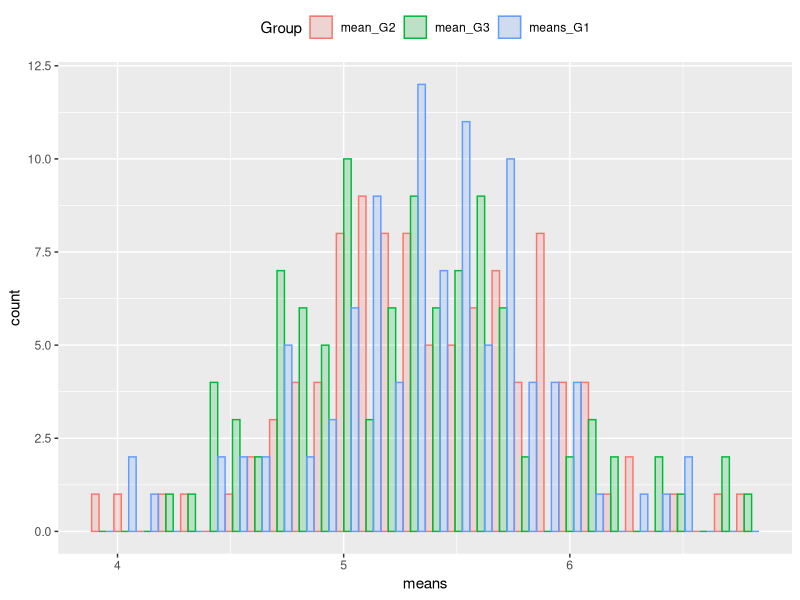
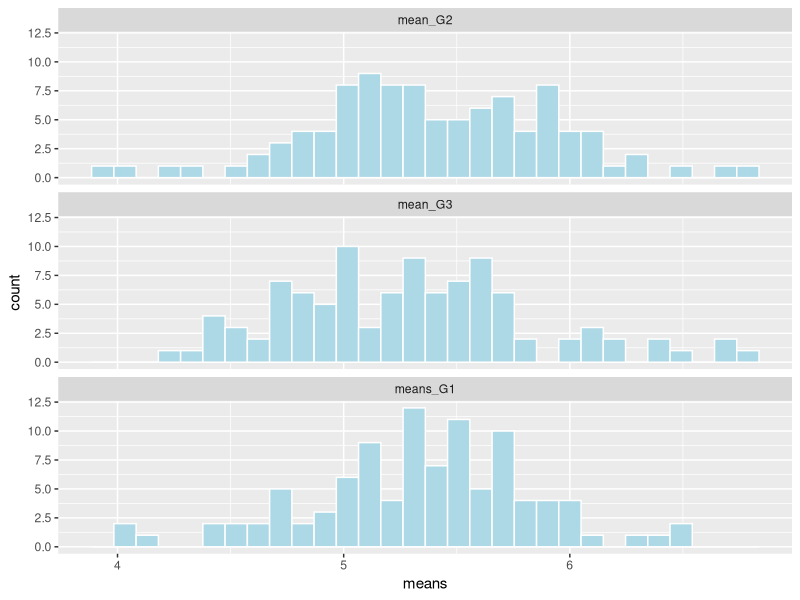

R code for these plots, in order:
## ---- chunk 1
library(tidyverse)
library(data.table)

myvec <- c(1,0,3,0,6,0,3,7,2,0,3,5,8,0,33,0,5,2,6,0,0,0,3,4,7,8,5,0,0,6)

##############################
# FUNCTION: loop_for_0_HW10
# purpose: loop through a vector and count the number of zeros
# input: numeric vector
# output: Number of 0 in the vector 
# ------------------------------------------

loop_for_0_HW10 <- function(x) {
  
  counter <- 0
  
  for (i in 1:length(myvec)) {
    if(myvec[i] == 0) {
      counter <- counter+1 }
  }
  return(c("Number of 0's in your vector = ", counter))
}

loop_for_0_HW10(myvec)
## ---- chunk 2
##############################
# FUNCTION: subset_for_0_HW10
# purpose: Subset a vector and count the number of zeros
# input: numeric vector
# output: Number of 0 in the vector 
# ------------------------------------------

subset_for_0_HW10 <- function(x) {
  zeros <- subset(x,x[]==0)
  return(length(zeros))
}

subset_for_0_HW10(myvec)
## ---- chunk 3
##############################
# FUNCTION: matrix
# purpose: 
# input: two integers representing the number of rows and columns in a matrix
# output:  matrix of these dimensions in which each element is the product of the row number x the column numbe
# ------------------------------------------
make_matrix <- function(i=5,j=5) {

  mtx <- matrix(, nrow=i, ncol=j)
  
  for(i in 1:nrow(mtx)) {
    for(j in 1:ncol(mtx)){
      
      mtx[i,j] <- i*j

    }
  }
  return(mtx)
}
make_matrix()
## ---- chunk 4
G1 <- rnorm(n=10, mean=5, sd=1)
G2 <- rnorm(n=10, mean=7, sd=1)
G3 <- rnorm(n=10, mean=3, sd=1)

df <- data.frame(G1,G2,G3)
df_long <- pivot_longer(df,cols= 1:3, names_to = "Group", values_to = "Response_Var")
df_long
## ---- chunk 5

##############################
# FUNCTION: shuffle
# purpose: 1) reshuffles the response variable, and 2) calculates the mean of each group in the reshuffled data. Store the means in a vector of length 3.
# input: Data Frame
# output:  
# ------------------------------------------
shuffle <- function(df) {
  df_temp <- df_long
  
  df_temp$Response_Var_shffle <- sample(df_temp$Response_Var, replace = FALSE)
  
  setDT(df_temp)
  means <- df_temp[ ,list(mean=mean(Response_Var_shffle)), by=Group]
  means_list <- as.numeric(c(means[1,2],means[2,2],means[3,2]))
  
  return(means_list)
  
}

shuffle(df_long)
## ---- chunk 6

df_shuffle_100 <- data.frame(replicate = rep(NA,100), 
                      means_G1 = rep(NA,100), 
                      mean_G2 = rep(NA,100),
                      mean_G3 = rep(NA,100))

for (i in 1:100) {
  means <- shuffle(df = df_long) # run randomization_test() function
  
  df_shuffle_100$replicate[i] <- i # fill in replicate column
  
  df_shuffle_100$means_G1[i] <- means[1]
  df_shuffle_100$mean_G2[i] <- means[2] 
  df_shuffle_100$mean_G3[i] <- means[3]
  
} # end of for loop

head(df_shuffle_100)
  
## ---- chunk 7
df_shuffle_100_long <- df_shuffle_100 %>%
  pivot_longer(cols = 2:4,
               names_to = "Group",
               values_to = "means")

head(df_shuffle_100_long,9)


ggplot(data = df_shuffle_100_long, 
       aes(x = means, fill = Group, color = Group)) +
  geom_histogram(position = "dodge", alpha = 0.2) +
  theme(legend.position="top")

#overlay
ggplot(data = df_shuffle_100_long, 
       aes(x = means)) +
  geom_histogram(fill = "lightblue", col = "white", position = "dodge") +
  theme(legend.position="top") +
  facet_wrap(~Group, nrow = 3)
